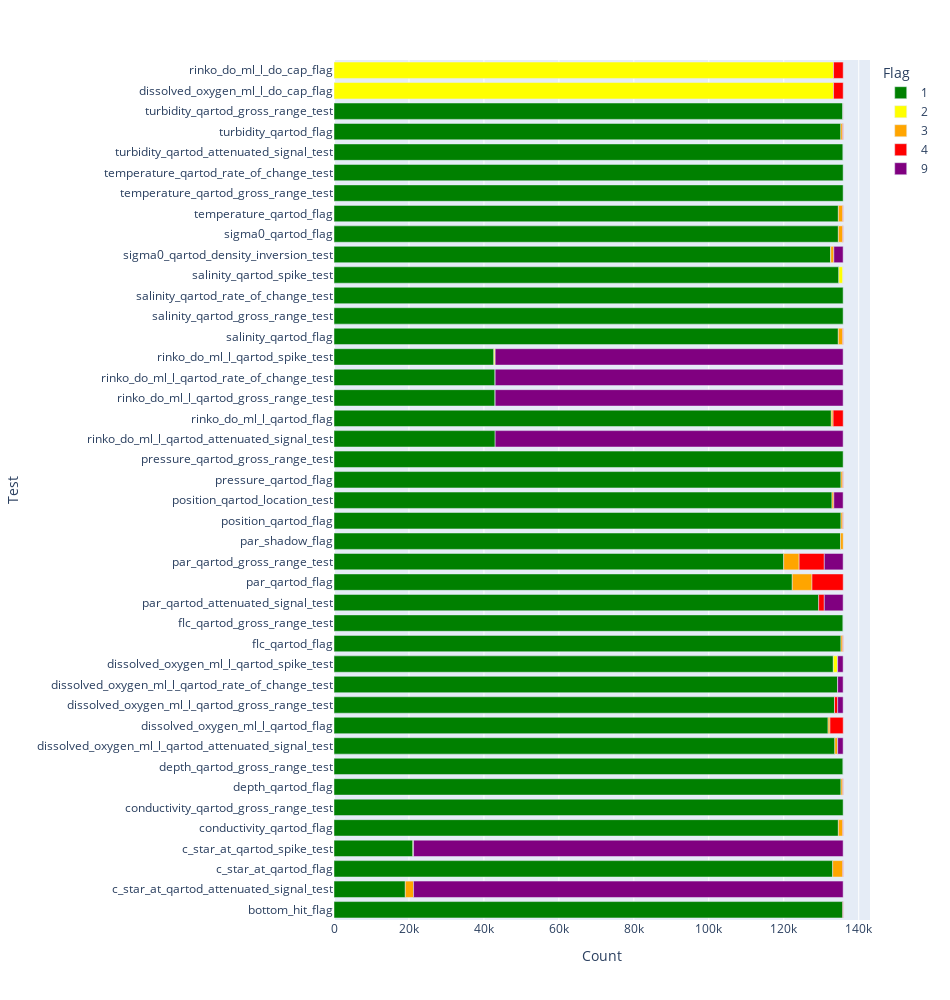

Notebook source saved alongside this figure:
### Markdown cell above
### Review Profile test flags
We present here an interactive way of plotting and reviewing the different flags. Just run the following cell and interact with the figure below.

#### First let's review statistically the results of the tests!

### Code cell
# Get the flag columns and hakai_id, but ignore the direction flag column
test_list = sorted(df.filter(regex='_flag$|_test$').columns.tolist())
test_list.append('hakai_id')
test_list.remove('direction_flag')

# Get Flag columns, stack them all and add a count column
df_test = df[test_list].set_index('hakai_id').stack().reset_index().rename({'level_1':'Test',0:'Flag'},axis=1)
df_test['Count'] = 1

#Regroup data by test and flag and count how many values there is per flag
df_result = df_test.groupby(['Test','Flag'])['Count'].count().dropna().reset_index()

# Make sure that all the flags are in int and convert to str format for plotly, sort by flag and test
df_result['Flag'] =df_result['Flag'].astype(int).astype(str)
df_result = df_result.sort_values(['Flag','Test'])

# Create bar plot
fig = px.bar(df_result,x='Count',y='Test',orientation='h',color='Flag',
       color_discrete_sequence=['green','yellow','orange','red','purple'])
fig.update_layout(
    autosize=False,
    width=950,
    height=1000)

### Figure 1 — Plotly figure (JSON) as saved in the notebook; plotly's stock layout.template omitted (floating-point values rounded to 4 significant figures)
{"data": [{"alignmentgroup": "True", "hovertemplate": "Flag=1<br>Count=%{x}<br>Test=%{y}<extra></extra>", "legendgroup": "1", "marker": {"color": "green"}, "name": "1", "offsetgroup": "1", "orientation": "h", "showlegend": true, "textposition": "auto", "type": "bar", "x": [135751, 19026, 133059, 21044, 134569, 135845, 135269, 135841, 133630, 131831, 133536, 134360, 133229, 135265, 135841, 129314, 122272, 119986, 135158, 135269, 132881, 135269, 135845, 43001, 132694, 43000, 43000, 42654, 134560, 135845, 135845, 134702, 132548, 134569, 134569, 135845, 135845, 135844, 135232, 135809], "xaxis": "x", "y": ["bottom_hit_flag", "c_star_at_qartod_attenuated_signal_test", "c_star_at_qartod_flag", "c_star_at_qartod_spike_test", "conductivity_qartod_flag", "conductivity_qartod_gross_range_test", "depth_qartod_flag", "depth_qartod_gross_range_test", "dissolved_oxygen_ml_l_qartod_attenuated_signal_test", "dissolved_oxygen_ml_l_qartod_flag", "dissolved_oxygen_ml_l_qartod_gross_range_test", "dissolved_oxygen_ml_l_qartod_rate_of_change_test", "dissolved_oxygen_ml_l_qartod_spike_test", "flc_qartod_flag", "flc_qartod_gross_range_test", "par_qartod_attenuated_signal_test", "par_qartod_flag", "par_qartod_gross_range_test", "par_shadow_flag", "position_qartod_flag", "position_qartod_location_test", "pressure_qartod_flag", "pressure_qartod_gross_range_test", "rinko_do_ml_l_qartod_attenuated_signal_test", "rinko_do_ml_l_qartod_flag", "rinko_do_ml_l_qartod_gross_range_test", "rinko_do_ml_l_qartod_rate_of_change_test", "rinko_do_ml_l_qartod_spike_test", "salinity_qartod_flag", "salinity_qartod_gross_range_test", "salinity_qartod_rate_of_change_test", "salinity_qartod_spike_test", "sigma0_qartod_density_inversion_test", "sigma0_qartod_flag", "temperature_qartod_flag", "temperature_qartod_gross_range_test", "temperature_qartod_rate_of_change_test", "turbidity_qartod_attenuated_signal_test", "turbidity_qartod_flag", "turbidity_qartod_gross_range_test"], "yaxis": "y"}, {"alignmentgroup": "True", "hovertemplate": "Flag=2<br>Count=%{x}<br>Test=%{y}<extra></extra>", "legendgroup": "2", "marker": {"color": "yellow"}, "name": "2", "offsetgroup": "2", "orientation": "h", "showlegend": true, "textposition": "auto", "type": "bar", "x": [170, 133288, 1102, 133288, 346, 1119, 1], "xaxis": "x", "y": ["c_star_at_qartod_spike_test", "dissolved_oxygen_ml_l_do_cap_flag", "dissolved_oxygen_ml_l_qartod_spike_test", "rinko_do_ml_l_do_cap_flag", "rinko_do_ml_l_qartod_spike_test", "salinity_qartod_spike_test", "sigma0_qartod_density_inversion_test"], "yaxis": "y"}, {"alignmentgroup": "True", "hovertemplate": "Flag=3<br>Count=%{x}<br>Test=%{y}<extra></extra>", "legendgroup": "3", "marker": {"color": "orange"}, "name": "3", "offsetgroup": "3", "orientation": "h", "showlegend": true, "textposition": "auto", "type": "bar", "x": [2199, 2679, 2, 1178, 478, 749, 499, 13, 20, 17, 482, 4, 5260, 4119, 703, 478, 478, 478, 478, 1, 1184, 16, 810, 1178, 1178, 479, 1], "xaxis": "x", "y": ["c_star_at_qartod_attenuated_signal_test", "c_star_at_qartod_flag", "c_star_at_qartod_spike_test", "conductivity_qartod_flag", "depth_qartod_flag", "dissolved_oxygen_ml_l_qartod_attenuated_signal_test", "dissolved_oxygen_ml_l_qartod_flag", "dissolved_oxygen_ml_l_qartod_gross_range_test", "dissolved_oxygen_ml_l_qartod_rate_of_change_test", "dissolved_oxygen_ml_l_qartod_spike_test", "flc_qartod_flag", "flc_qartod_gross_range_test", "par_qartod_flag", "par_qartod_gross_range_test", "par_shadow_flag", "position_qartod_flag", "position_qartod_location_test", "pressure_qartod_flag", "rinko_do_ml_l_qartod_flag", "rinko_do_ml_l_qartod_rate_of_change_test", "salinity_qartod_flag", "salinity_qartod_spike_test", "sigma0_qartod_density_inversion_test", "sigma0_qartod_flag", "temperature_qartod_flag", "turbidity_qartod_flag", "turbidity_qartod_gross_range_test"], "yaxis": "y"}, {"alignmentgroup": "True", "hovertemplate": "Flag=4<br>Count=%{x}<br>Test=%{y}<extra></extra>", "legendgroup": "4", "marker": {"color": "red"}, "name": "4", "offsetgroup": "4", "orientation": "h", "showlegend": true, "textposition": "auto", "type": "bar", "x": [110, 123, 9, 114, 114, 4, 2573, 1, 3531, 831, 29, 114, 1505, 8329, 6714, 114, 114, 2573, 2689, 1, 1, 117, 8, 114, 114, 1, 150, 35], "xaxis": "x", "y": ["bottom_hit_flag", "c_star_at_qartod_flag", "c_star_at_qartod_spike_test", "conductivity_qartod_flag", "depth_qartod_flag", "depth_qartod_gross_range_test", "dissolved_oxygen_ml_l_do_cap_flag", "dissolved_oxygen_ml_l_qartod_attenuated_signal_test", "dissolved_oxygen_ml_l_qartod_flag", "dissolved_oxygen_ml_l_qartod_gross_range_test", "dissolved_oxygen_ml_l_qartod_spike_test", "flc_qartod_flag", "par_qartod_attenuated_signal_test", "par_qartod_flag", "par_qartod_gross_range_test", "position_qartod_flag", "pressure_qartod_flag", "rinko_do_ml_l_do_cap_flag", "rinko_do_ml_l_qartod_flag", "rinko_do_ml_l_qartod_gross_range_test", "rinko_do_ml_l_qartod_spike_test", "salinity_qartod_flag", "salinity_qartod_spike_test", "sigma0_qartod_flag", "temperature_qartod_flag", "turbidity_qartod_attenuated_signal_test", "turbidity_qartod_flag", "turbidity_qartod_gross_range_test"], "yaxis": "y"}, {"alignmentgroup": "True", "hovertemplate": "Flag=9<br>Count=%{x}<br>Test=%{y}<extra></extra>", "legendgroup": "9", "marker": {"color": "purple"}, "name": "9", "offsetgroup": "9", "orientation": "h", "showlegend": true, "textposition": "auto", "type": "bar", "x": [114620, 114620, 1465, 1465, 1465, 1468, 5026, 5026, 2486, 92844, 92844, 92844, 92844, 2486], "xaxis": "x", "y": ["c_star_at_qartod_attenuated_signal_test", "c_star_at_qartod_spike_test", "dissolved_oxygen_ml_l_qartod_attenuated_signal_test", "dissolved_oxygen_ml_l_qartod_gross_range_test", "dissolved_oxygen_ml_l_qartod_rate_of_change_test", "dissolved_oxygen_ml_l_qartod_spike_test", "par_qartod_attenuated_signal_test", "par_qartod_gross_range_test", "position_qartod_location_test", "rinko_do_ml_l_qartod_attenuated_signal_test", "rinko_do_ml_l_qartod_gross_range_test", "rinko_do_ml_l_qartod_rate_of_change_test", "rinko_do_ml_l_qartod_spike_test", "sigma0_qartod_density_inversion_test"], "yaxis": "y"}], "layout": {"autosize": false, "barmode": "relative", "height": 1000, "legend": {"title": {"text": "Flag"}, "tracegroupgap": 0}, "margin": {"t": 60}, "width": 950, "xaxis": {"anchor": "y", "domain": [0, 1], "title": {"text": "Count"}}, "yaxis": {"anchor": "x", "domain": [0, 1], "title": {"text": "Test"}}}}
